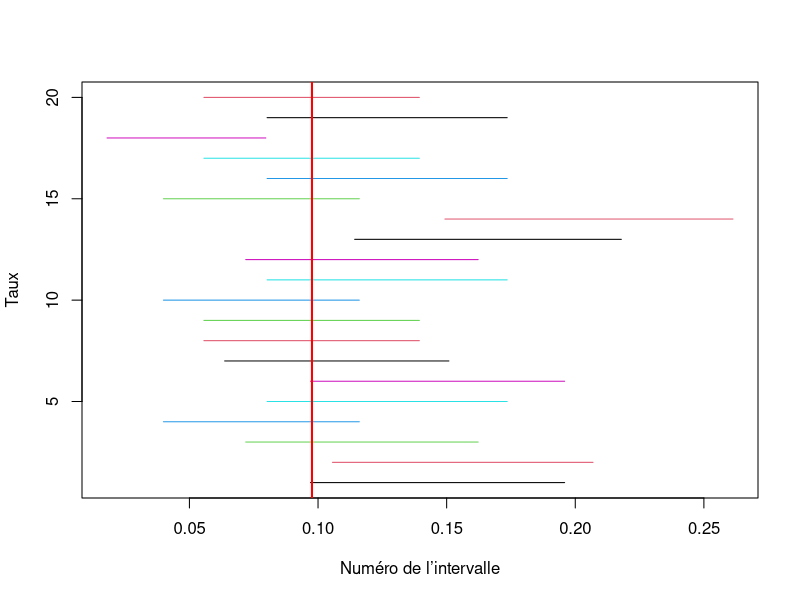
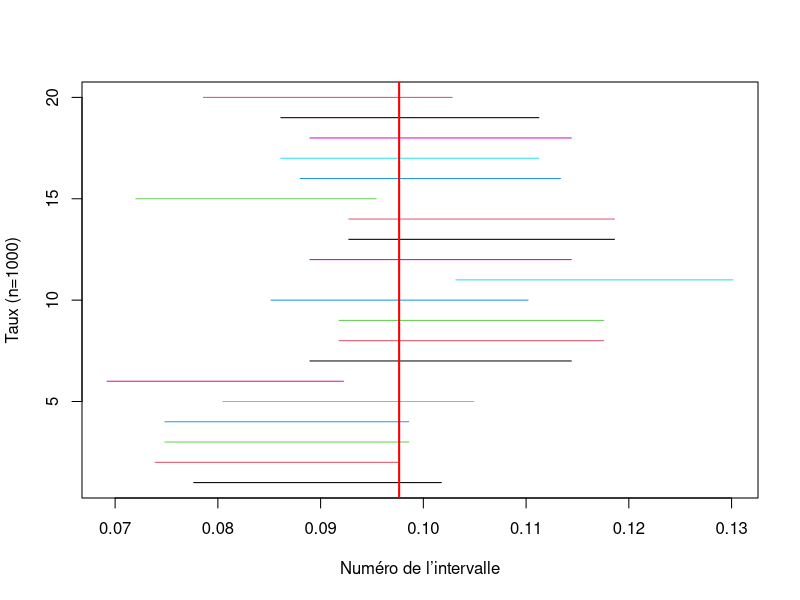

These figures' R source, in order:
# 1. Simulation de la population active
Pop17 <- rep(0, 29700000)
Pop17[1:2900000] <- 1  # 1 = chômeur

# 2. Moyenne de la population
taux <- mean(Pop17)
taux  # ≈ 0.09764 = taux de chômage réel

# 3. Sondage : échantillon aléatoire
n <- 100
Sondage17 <- sample(Pop17, n, replace = FALSE)

# 4. Moyenne observée dans l'échantillon
mean(Sondage17)  # taux observé

# 5. Intervalle de confiance à 80% (approximation normale)
alpha <- 0.2
phat <- mean(Sondage17)
q <- qnorm(1 - alpha/2)
ICInf <- phat - q * sqrt(phat*(1 - phat)/n)
ICSup <- phat + q * sqrt(phat*(1 - phat)/n)
IC <- c(ICInf, ICSup)
IC

# 6. Intervalle exact avec loi binomiale
prop.test(sum(Sondage17), n, conf.level = 0.8)$conf.int

# 7. Comparaison avec le vrai taux
taux %in% IC  # TRUE si le taux réel est dans l'IC

# 8. Augmentation de la taille d’échantillon
n <- 1000
Sondage17 <- sample(Pop17, n, replace = FALSE)
phat <- mean(Sondage17)
IC <- prop.test(sum(Sondage17), n, conf.level = 0.8)$conf.int
IC

# 9. Génération de 20 intervalles de confiance
n <- 100
k <- 20
ConfInts <- matrix(ncol = k, nrow = 2)
for (i in 1:k){
  Sondage17 <- sample(Pop17, n, replace = FALSE)
  ConfInts[,i] <- prop.test(sum(Sondage17), n, conf.level = 0.8)$conf.int
}
matplot(ConfInts, rbind(1:k, 1:k), type = "l", lty = 1,
        xlab = "Numéro de l’intervalle", ylab = "Taux")
abline(v = taux, lwd = 2, col = "red")  # vraie valeur

# 10. Refaire avec n = 1000
n <- 1000
ConfInts <- matrix(ncol = k, nrow = 2)
for (i in 1:k){
  Sondage17 <- sample(Pop17, n, replace = FALSE)
  ConfInts[,i] <- prop.test(sum(Sondage17), n, conf.level = 0.8)$conf.int
}
matplot(ConfInts, rbind(1:k, 1:k), type = "l", lty = 1,
        xlab = "Numéro de l’intervalle", ylab = "Taux (n=1000)")
abline(v = taux, lwd = 2, col = "red")

